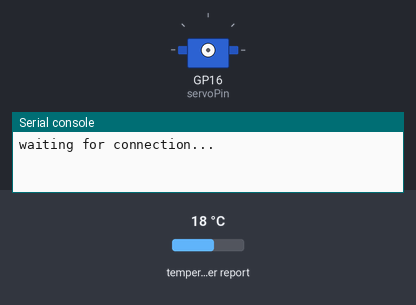
The program below on a simulated Raspberry Pi Pico running MicroPython. On the bench: servo, the last lines printed to the serial console. The inputs (shaded band) are chosen by the test bench; at power-on: temperature in the web weather report 18 °C. WiFi joins after 1.5 s; requests to the public web service named in the program get a made-up reply in its usual format after 0.4 s (London, UTC, broken clouds, 64 % humidity, 1013 hPa unless stated); servo angles are drawn from the pulse width (0.5 ms = 0°, 2.5 ms = 180°).

Above: at 0.1 s.
At 9.8 s:
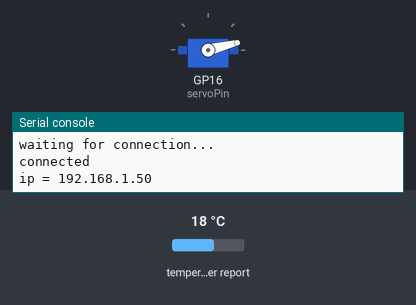
Timing chart, 0 to 23.1 s (numbered marks = the images above):
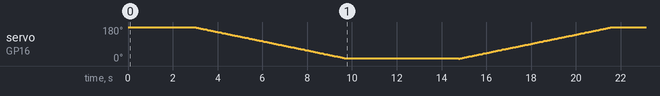

The program:

owmbarograph.py
```python
import time
import network
import machine
from machine import Pin, PWM
import urequests
from time import sleep

ssid = 'BTWholeHome-JCN'
password = 'SaladinHouse11'

global baro

servospeed = 0.05 #Speed of the servo movement - 0.05 provides a good smooth speed
servorange = 155 #Edit for range of servo - 116 equates to approx 270 degrees with Open Gauges Gear Ratio
global servodegrees


# Set up Servo Pins and Data Range
servoPin = PWM(Pin(16))
servoPin.freq(50)

servorange = 155


wlan = network.WLAN(network.STA_IF)
wlan.active(True)

# First Sweep - Degree Range to be Edited According to Servo and Gear Ratio


def connect():
    wlan.connect(ssid, password)
    # Wait for connect or fail
    max_wait = 10
    while max_wait > 0:
        if wlan.status() < 0 or wlan.status() >= 3:
            break
        max_wait -= 1
        print('waiting for connection...')
        time.sleep(1)

# Handle connection error
    if wlan.status() != 3:
        raise RuntimeError('network connection failed')
        connect()
    else:
        print('connected')
        status = wlan.ifconfig()
        print( 'ip = ' + status[0] )

##

#Set Open Weather Map API

def get_conditions():

    global baro


    print ("Getting Data from Open Weather Map")

    api_key = "YourKey"
    lat = "52.629238"
    lon = "0.492520"
    url = "https://api.openweathermap.org/data/2.5/onecall?lat=%s&lon=%s&appid=%s&units=metric" % (lat, lon, api_key)
    response = urequests.get(url)
    data = response.json()
    print(data)
    baro = int(data ["current"]["weather"][0]["id"])
    print("Current Pressure = ", baro)


def translate():
    global baro
    global servodegrees

        # Set Data Range to Remap

    leftMin = 950
    leftMax = 1050
    rightMin = 0
    rightMax = 25
    #Calculate Range
    leftSpan = leftMax - leftMin
    rightSpan = rightMax - rightMin

    #Convert range to float
    valueScaled = float(baro - leftMin) / float(leftSpan)
    #Create Range
    servodegrees = rightMin + (valueScaled * rightSpan)


def servo(degrees):
    # limit degrees beteen 0 and 180
    if degrees > 180: degrees=180
    if degrees < 0: degrees=0
    # set max and min duty
    #Reverse order below to change direction according to servo setup
    maxDuty=1000
    minDuty=9000

    # new duty is between min and max duty in proportion to its value
    newDuty=minDuty+(maxDuty-minDuty)*(degrees/180)
    # servo PWM value is set
    servoPin.duty_u16(int(newDuty))


# First Sweep - Degree Range to be Edited According to Servo for Setup

def sweep():
    n= 0
    while n < servorange :

        servo(n)
        sleep(servospeed)
        n = n+1

    sleep(5)
    n = servorange
    while n >= 1 :

        servo(n)
        sleep(servospeed)
        n = n-1
    sleep(5)

def moveservo():

    global baro
    global servodegrees

#Run the data through the translate function to remap range
    translate()
    servo(servodegrees)
    print("Moving Servo to", servodegrees, " Degrees")
    sleep(1)

while True:
    connect()
    sweep()

    get_conditions()
    moveservo()
    print("Waiting for next data request - Set for every 15 mins")
    time.sleep(900) #time to wait, in seconds, before getting data again - Pico could be put into deep sleep mode

else:
    connect()
```
